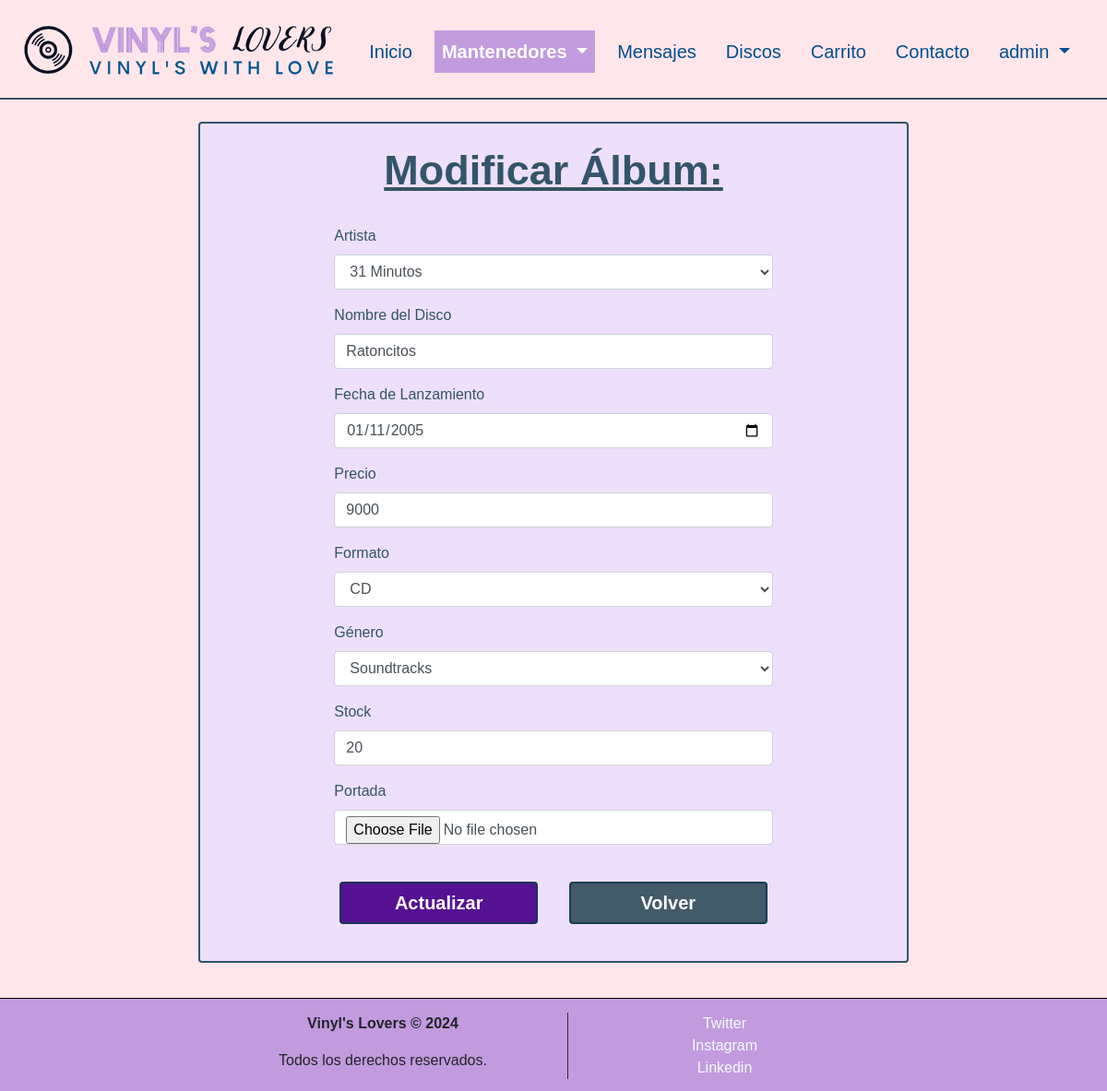
The app's page /albums_edit/37 (signed in), older data.
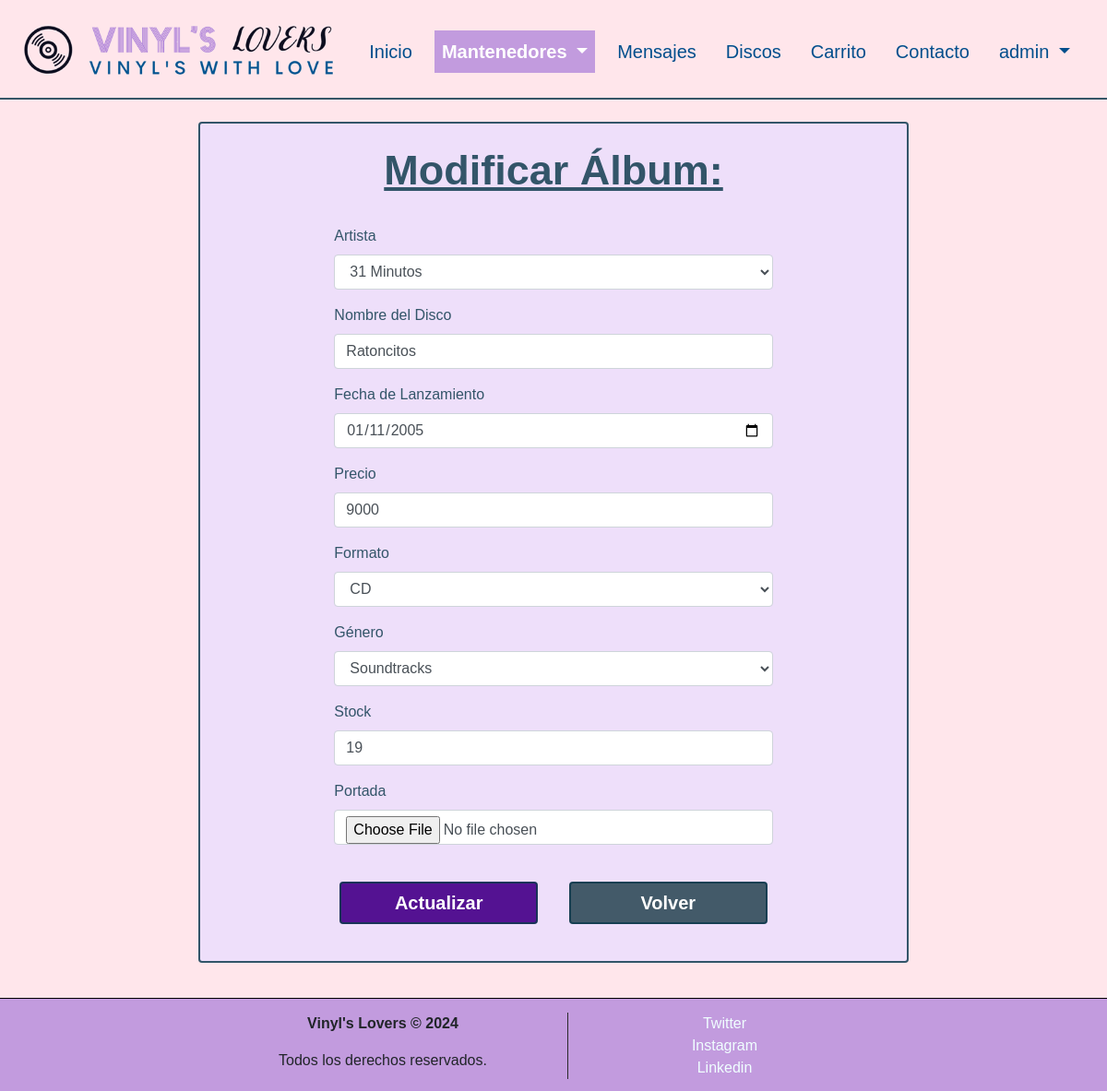
The same page, newer data.
### discos/models.py (models this page shows, shortened)
class Album(models.Model):
    id_album = models.AutoField(db_column='idAlbum', primary_key=True)
    id_artista = models.ForeignKey('Artista',on_delete=models.CASCADE, db_column='idArtista')
    nombre_disco = models.CharField(max_length=100, null=False, blank=False)
    fecha_lanzamiento = models.DateField(null=False, blank=False)
    precio = models.IntegerField(null=False, blank=False)
    id_formato = models.ForeignKey('Formato',on_delete=models.CASCADE, db_column='idFormato')
    id_genero = models.ForeignKey('Genero',on_delete=models.CASCADE, db_column='idGenero')
    portada = models.ImageField(upload_to="media/", default=None)
    stock = models.IntegerField(null=True, default=0)
    class Meta:
        unique_together = [['id_artista', 'nombre_disco', 'fecha_lanzamiento', 'precio', 'id_formato', 'id_genero']]

### discos/views.py (the view)
# urls.py: path('albums_edit/<int:pk>', views.albums_edit, name='albums_edit'),
@login_required
def albums_edit(request, pk): # Renderización de formulario para editar album y envío de este
    album = Album.objects.get(id_album=pk)
    if request.method == "POST":
        form = AlbumForm(request.POST, request.FILES, instance=album)
        if form.is_valid():
            form.save()
            mensaje = f"Los datos del álbum {album.nombre_disco} han sido actualizados exitosamente"
            return render(request, 'discos/albums_edit.html', {'album': album, 'mensaje': mensaje, 'form': form, 'clase': 'mantenedores', 'dropdown': 'albumes'})
    else:
        form = AlbumForm(instance=album)
    return render(request, 'discos/albums_edit.html', {'album': album, 'form': form, 'clase': 'mantenedores', 'dropdown': 'albumes'})

### discos/models.py (called while the page is built)
    def __str__(self):
        return str(self.formato)

    def __str__(self):
        return str(self.genero)

    def __str__(self):
        return str(self.nombre_artista)

### discos/templates/discos/albums_edit.html (shortened to what this page needs)
{% extends "discos/base.html" %}
{% load static %}
{% block content %}
{% if user.is_staff %}
  <br>
    <div class="row justify-content-center">
      <div class="col-lg-8 col-md-10 col-sm-12">
        <div id="formCrud" class="p-4 rounded">
          <h2 class="text-center">Modificar Álbum:</h2>
          <br />
          <form action="" method="POST" class="form-horizontal" enctype="multipart/form-data">
            <div class="form-row justify-content-center">
              <div class="form-group col-md-8">
                <label for="{{ form.id_artista.id_for_label }}">{{ form.id_artista.label }}</label>
                {{ form.id_artista }} {{ form.id_artista.errors }}
              </div>
              <div class="form-group col-md-8">
                <label for="{{ form.nombre_disco.id_for_label }}">{{ form.nombre_disco.label }}</label>
                {{ form.nombre_disco }} {{ form.nombre_disco.errors }}
              </div>
              <div class="form-group col-md-8">
                <label for="{{ form.fecha_lanzamiento.id_for_label }}">{{ form.fecha_lanzamiento.label }}</label>
                {{ form.fecha_lanzamiento }} {{ form.fecha_lanzamiento.errors }}
              </div>
              <div class="form-group col-md-8">
                <label for="{{ form.precio.id_for_label }}">{{ form.precio.label }}</label>
                {{ form.precio }} {{ form.precio.errors }}
              </div>
              <div class="form-group col-md-8">
                <label for="{{ form.id_formato.id_for_label }}">{{ form.id_formato.label }}</label>
                {{ form.id_formato }} {{ form.id_formato.errors }}
              </div>
              <div class="form-group col-md-8">
                <label for="{{ form.id_genero.id_for_label }}">{{ form.id_genero.label }}</label>
                {{ form.id_genero }} {{ form.id_genero.errors }}
              </div>
              <div class="form-group col-md-8">
                <label for="{{ form.stock.id_for_label }}">{{ form.stock.label }}</label>
                {{ form.stock }} {{ form.stock.errors }}
              </div>
              <div class="form-group col-md-8">
                <label for="{{ form.portada.id_for_label }}">{{ form.portada.label }}</label>
                {{ form.portada }} {{ form.portada.errors }}
              </div>
            </div>
            <br />
            <div class="form-group text-center">
              <button type="submit" class="btn btn-primary" id="btnEnviarForm">
                Actualizar
              </button>
              <a
                href="{% url 'crud_albums' %}"
                class="btn btn-secondary"
                id="btnVolver"
                >Volver</a
              >
            </div>
          </form>
        </div>
      </div>
    </div>
{% else %}
  <div class="container-permisos">
    <h1>Error</h1>
    <p>No tienes permisos para ver esta página</p>
  </div>
{% endif %}
{% endblock %}

Row changes from the older to the newer data that the page shows:
changed Album "Ratoncitos": stock "20" → "19"
